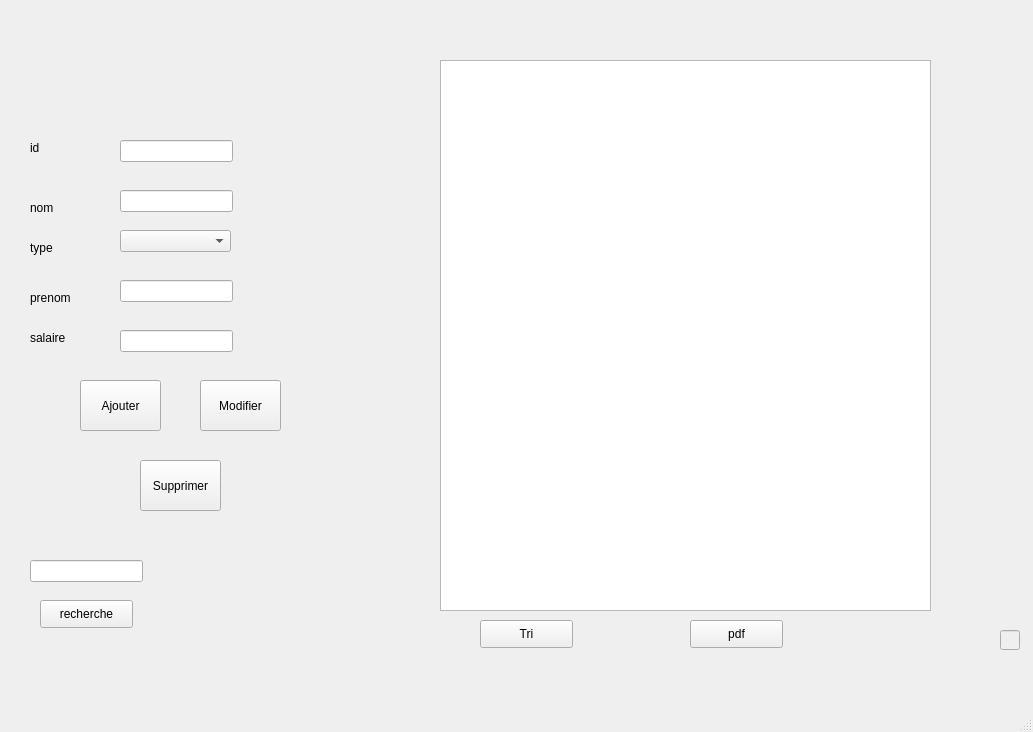
<?xml version="1.0" encoding="UTF-8"?>
<ui version="4.0">
 <class>MainWindow</class>
 <widget class="QMainWindow" name="MainWindow">
  <property name="geometry">
   <rect>
    <x>0</x>
    <y>0</y>
    <width>1033</width>
    <height>732</height>
   </rect>
  </property>
  <property name="windowTitle">
   <string>MainWindow</string>
  </property>
  <widget class="QWidget" name="centralwidget">
   <widget class="QPushButton" name="pushButton">
    <property name="geometry">
     <rect>
      <x>80</x>
      <y>380</y>
      <width>81</width>
      <height>51</height>
     </rect>
    </property>
    <property name="text">
     <string>Ajouter</string>
    </property>
   </widget>
   <widget class="QPushButton" name="pushButton_2">
    <property name="geometry">
     <rect>
      <x>200</x>
      <y>380</y>
      <width>81</width>
      <height>51</height>
     </rect>
    </property>
    <property name="text">
     <string>Modifier</string>
    </property>
   </widget>
   <widget class="QPushButton" name="pushButton_3">
    <property name="geometry">
     <rect>
      <x>140</x>
      <y>460</y>
      <width>81</width>
      <height>51</height>
     </rect>
    </property>
    <property name="text">
     <string>Supprimer</string>
    </property>
   </widget>
   <widget class="QTableView" name="tableView">
    <property name="geometry">
     <rect>
      <x>440</x>
      <y>60</y>
      <width>491</width>
      <height>551</height>
     </rect>
    </property>
   </widget>
   <widget class="QPushButton" name="pushButton_4">
    <property name="geometry">
     <rect>
      <x>480</x>
      <y>620</y>
      <width>93</width>
      <height>28</height>
     </rect>
    </property>
    <property name="text">
     <string>Tri</string>
    </property>
   </widget>
   <widget class="QLineEdit" name="l_nom">
    <property name="geometry">
     <rect>
      <x>120</x>
      <y>140</y>
      <width>113</width>
      <height>22</height>
     </rect>
    </property>
   </widget>
   <widget class="QLineEdit" name="l_prenom">
    <property name="geometry">
     <rect>
      <x>120</x>
      <y>190</y>
      <width>113</width>
      <height>22</height>
     </rect>
    </property>
   </widget>
   <widget class="QComboBox" name="comboBox">
    <property name="geometry">
     <rect>
      <x>120</x>
      <y>230</y>
      <width>111</width>
      <height>22</height>
     </rect>
    </property>
   </widget>
   <widget class="QLineEdit" name="l_sal">
    <property name="geometry">
     <rect>
      <x>120</x>
      <y>280</y>
      <width>113</width>
      <height>22</height>
     </rect>
    </property>
   </widget>
   <widget class="QLineEdit" name="l_id">
    <property name="enabled">
     <bool>false</bool>
    </property>
    <property name="geometry">
     <rect>
      <x>1000</x>
      <y>630</y>
      <width>20</width>
      <height>20</height>
     </rect>
    </property>
    <property name="readOnly">
     <bool>true</bool>
    </property>
   </widget>
   <widget class="QLabel" name="label">
    <property name="geometry">
     <rect>
      <x>30</x>
      <y>140</y>
      <width>56</width>
      <height>16</height>
     </rect>
    </property>
    <property name="text">
     <string>id</string>
    </property>
   </widget>
   <widget class="QLabel" name="label_2">
    <property name="geometry">
     <rect>
      <x>30</x>
      <y>200</y>
      <width>56</width>
      <height>16</height>
     </rect>
    </property>
    <property name="text">
     <string>nom</string>
    </property>
   </widget>
   <widget class="QLabel" name="label_3">
    <property name="geometry">
     <rect>
      <x>30</x>
      <y>290</y>
      <width>56</width>
      <height>16</height>
     </rect>
    </property>
    <property name="text">
     <string>prenom</string>
    </property>
   </widget>
   <widget class="QLabel" name="label_4">
    <property name="geometry">
     <rect>
      <x>30</x>
      <y>240</y>
      <width>56</width>
      <height>16</height>
     </rect>
    </property>
    <property name="text">
     <string>type</string>
    </property>
   </widget>
   <widget class="QLineEdit" name="l_sal_2">
    <property name="geometry">
     <rect>
      <x>120</x>
      <y>330</y>
      <width>113</width>
      <height>22</height>
     </rect>
    </property>
   </widget>
   <widget class="QLabel" name="label_5">
    <property name="geometry">
     <rect>
      <x>30</x>
      <y>330</y>
      <width>56</width>
      <height>16</height>
     </rect>
    </property>
    <property name="text">
     <string>salaire</string>
    </property>
   </widget>
   <widget class="QLabel" name="label_6">
    <property name="geometry">
     <rect>
      <x>800</x>
      <y>630</y>
      <width>56</width>
      <height>16</height>
     </rect>
    </property>
    <property name="text">
     <string/>
    </property>
   </widget>
   <widget class="QPushButton" name="pushButton_6">
    <property name="geometry">
     <rect>
      <x>40</x>
      <y>600</y>
      <width>93</width>
      <height>28</height>
     </rect>
    </property>
    <property name="text">
     <string>recherche</string>
    </property>
   </widget>
   <widget class="QLineEdit" name="rech">
    <property name="geometry">
     <rect>
      <x>30</x>
      <y>560</y>
      <width>113</width>
      <height>22</height>
     </rect>
    </property>
   </widget>
   <widget class="QPushButton" name="pushButton_7">
    <property name="geometry">
     <rect>
      <x>690</x>
      <y>620</y>
      <width>93</width>
      <height>28</height>
     </rect>
    </property>
    <property name="text">
     <string>pdf</string>
    </property>
   </widget>
  </widget>
  <widget class="QMenuBar" name="menubar">
   <property name="geometry">
    <rect>
     <x>0</x>
     <y>0</y>
     <width>1033</width>
     <height>26</height>
    </rect>
   </property>
  </widget>
  <widget class="QStatusBar" name="statusbar"/>
 </widget>
 <resources/>
 <connections/>
</ui>
